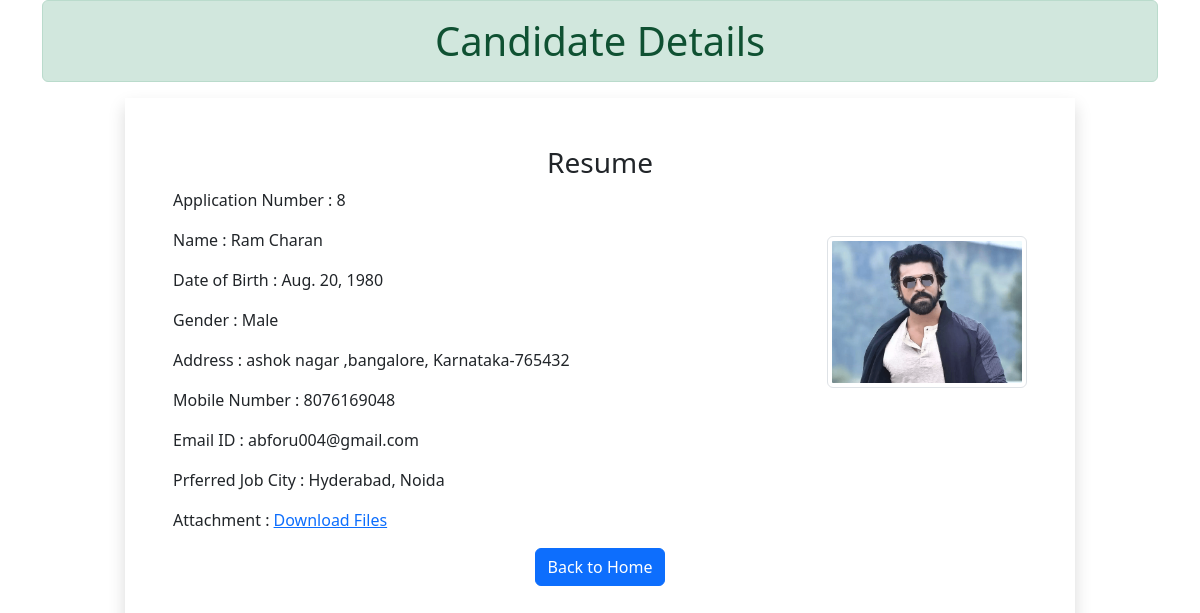
/candidate/8/, run on the app's committed database.
### myapp/models.py (models this page shows)
class Resume(models.Model):
    name= models.CharField(max_length=100)
    dob=models.DateField(auto_now=False,auto_now_add=False)
    gender=models.CharField(max_length=100)
    locality=models.CharField(max_length=100)
    city=models.CharField(max_length=100)
    pin=models.PositiveIntegerField()
    state=models.CharField(choices=state_choices , max_length=50)
    mobile=models.PositiveIntegerField()
    email=models.EmailField()
    job_city=models.CharField(max_length=60)
    profile_image=models.ImageField(upload_to='profileimg', blank=True)
    my_file=models.FileField(upload_to='doc',blank=True)

### myapp/views.py (the view)
# urls.py: path('candidate/<int:id>/', views.Candidate_view.as_view(),name='candidate'),
class Candidate_view(View):
    def get(self,request,id):
        candidate=Resume.objects.get(id=id)
        return render(request,'myapp/candidate.html',{'candidate':candidate})

### myapp/templatetags/myfilter.py (called while the page is built)
@register.filter(name='remove_special')
def remove_chars(value,arg):
    print("Arg",arg)
    print("Value",value)
    for character in arg:
        value=value.replace(character,'')
    return value

### myapp/templates/myapp/candidate.html (shortened to what this page needs)
<!DOCTYPE html>
{% load myfilter %}
<html lang="en">
<head>
    <link href="https://cdn.jsdelivr.net/npm/bootstrap@5.2.3/dist/css/bootstrap.min.css" rel="stylesheet">
</head>
<body>
    <div class="container">
        <h1 class=" alert alert-success text-center">Candidate Details</h1>
        <div class="row">
        <div class="col-sm-10 shadow p-5 offset-sm-1">
            <h3 class="text-center">Resume</h3>
            <p>Application Number : {{candidate.id}}</p>
             <img src= "{{candidate.profile_image.url}}" alt="current unavailable" class="img-fluid img-thumbnail float-end mt-2" width='200' height='350px'>
             <p>Name : {{candidate.name}}</p>
             <p>Date of Birth : {{candidate.dob}}</p>
             <p>Gender : {{candidate.gender}}</p>
             <p>Address : {{candidate.locality}} ,{{candidate.city}}, {{candidate.state}}-{{candidate.pin}} </p>
             <p>Mobile Number : {{candidate.mobile}}</p>
             <p>Email ID : {{candidate.email}}</p>
             <p>Prferred Job City : {{candidate.job_city| remove_special:"[]'"}}</p>
             <p>Attachment : <a href="{{candidate.my_file.url}}"> Download Files </a> </p>
             <div class="text-center">
                <a href="/" class='btn btn-primary'>Back to Home</a>
             </div>
        </div>
        </div>
    </div>
</body>
</html>

### data on the page
Resume: id "8", profile_image (picture), name "Ram Charan", dob "Aug. 20, 1980", gender "Male", locality "ashok nagar", city "bangalore", state "Karnataka", pin "765432", mobile "8076169048", email "abforu004@gmail.com", job_city|remove_special "Hyderabad, Noida"
